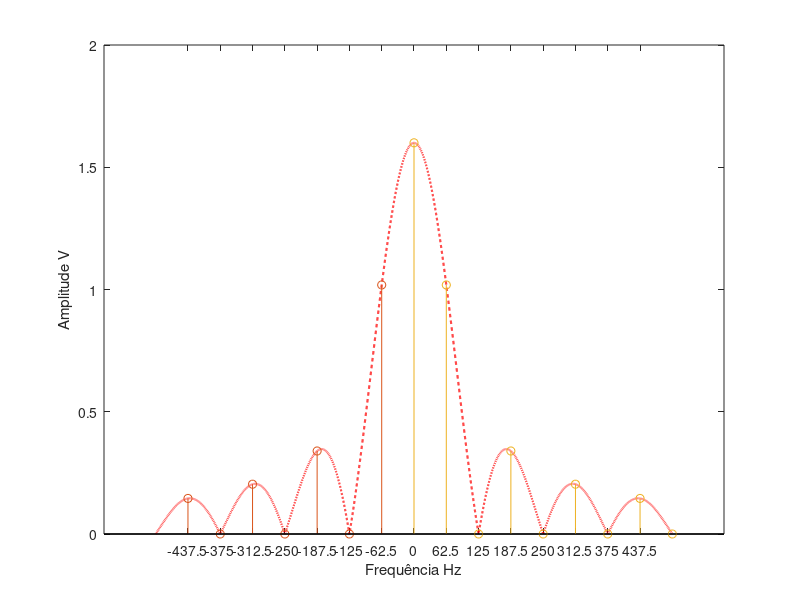

Here is the MATLAB script that generated this plot:
% Plota gráfico da transformada de Fourier de um sinal quadrado
% Desenvolvido por Junio Cesar Ferreira
% 25/07/2016

clc;
clear all;

T=1/62.5; % Periodo
A=3.2;  % Amplitude

nw=(0:62.5:500);
mnw=(-437.5:62.5:-62.5);
w=(-500:0.1:500);
F=A/2*sinc(w/2*T);
g=plot(w,abs(F),'--');
set(g,'Color','red','LineWidth',1.5);
set(gca,'XTick',-437.5:62.5:437.5);
xlabel('Frequência Hz');
ylabel('Amplitude V');
hold on;
D=A/2*sinc(nw/2*T)
mD=A/2*sinc(mnw/2*T);
stem(mnw,abs(mD));
hold on;
stem(nw,abs(D));
